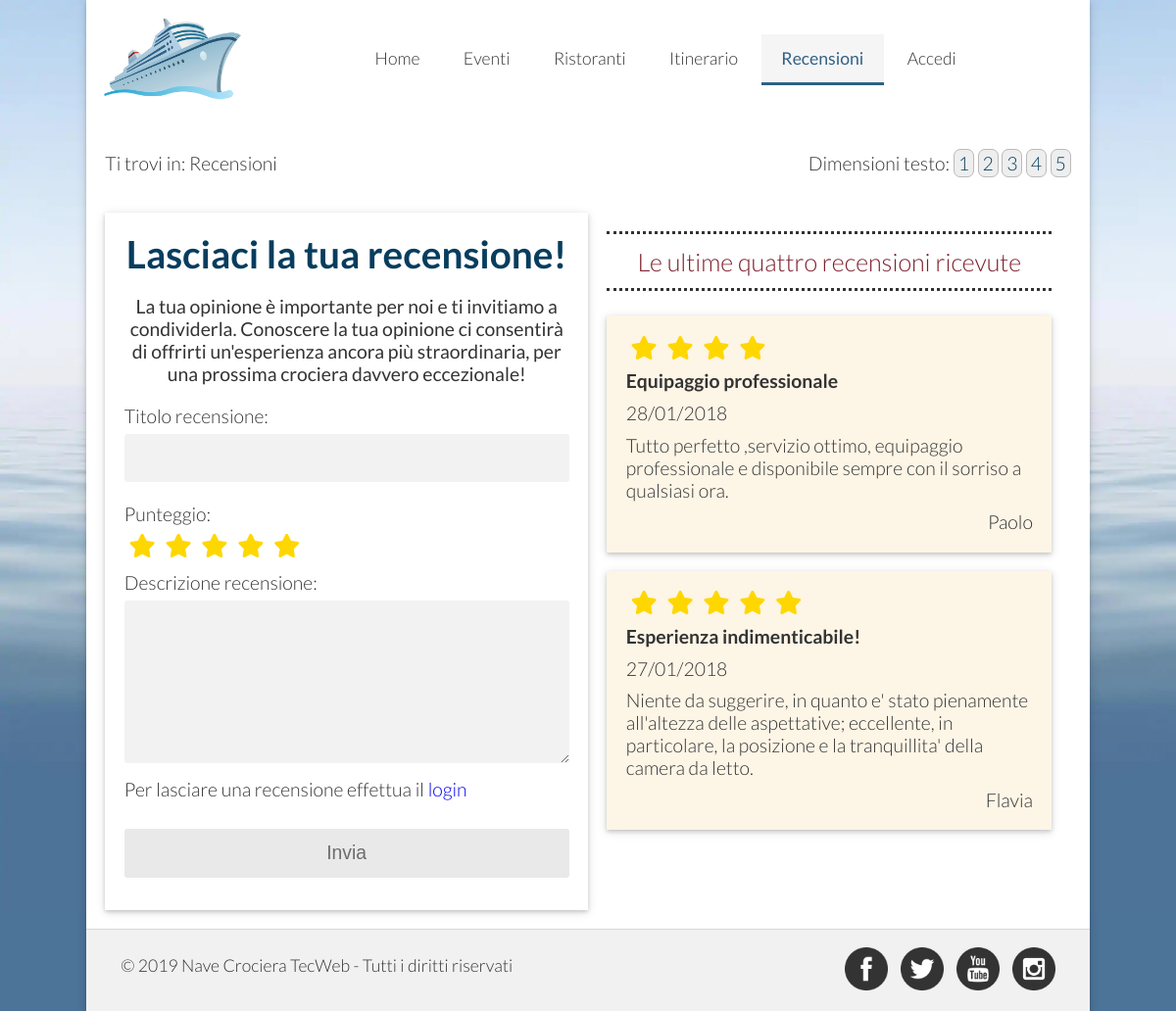
Page /recensioni.php on the committed database.
### tables this page shows
CREATE TABLE Recensioni (
	Id INT PRIMARY KEY NOT NULL AUTO_INCREMENT,
	Nome VARCHAR(30) NOT NULL,
	Titolo VARCHAR(50) NOT NULL,
	Punteggio INT NOT NULL,
	Descrizione TEXT,
	dataAttuale timestamp NOT NULL DEFAULT CURRENT_TIMESTAMP ON UPDATE CURRENT_TIMESTAMP
);

### dbaccess.php (called while the page is built, shortened)
<?php
class DBAccess {
	public $connection;
	public function openDBConnection()
	{
		$this->connection = mysqli_connect(static::HOST_DB,static::USERNAME,static::PASSWORD,static::DATABASE_NAME);
		return ($this->connection);
	}
	public function getRecensioni($n) {
		if($this->connection) {
			$n = mysqli_real_escape_string($this->connection,$n);
			$query = "SELECT * FROM Recensioni ORDER BY dataAttuale DESC LIMIT $n";
			$result = mysqli_query($this->connection,$query);
			return $result;
		}
		else
			return false;
	}
}
?>

### recensioni.php (the view, shortened to what this page needs)
<?php
require_once __DIR__ . DIRECTORY_SEPARATOR . "dbaccess.php";
$login = isset($_SESSION["email"]);
$page_title="Lasciaci la tua recensione!";
$page_subtitle="La tua opinione è importante per noi e ti invitiamo a condividerla. Conoscere la tua opinione ci consentirà di offrirti un'esperienza ancora più straordinaria, per una prossima crociera davvero eccezionale!";
$titolo="";
$descrizione="";
$dbAccess = new DBAccess();
$dbOpen = $dbAccess->openDBConnection();
$cerror=false;
$htmlRecensioni=array();
if($dbOpen)
{
  $erroreRecensioni = "";
  $result = $dbAccess->getRecensioni(4);
  if(!$result)
  {
    $erroreRecensioni="<div><p>Nessuna recensione trovata</p></div>";
  }
  else
  {
    $htmlRecensioni = array();
    $j=0;
    while($row = mysqli_fetch_assoc($result))
    {
      $timestamp = strtotime($row["dataAttuale"]);
      $data = date('d/m/Y', $timestamp);
      $stelle =  $row['Punteggio'];
      $htmlStelle = "";
      for ($i = 0; $i < $stelle; $i++)
      {
        $htmlStelle = $htmlStelle.'<span class="iconaStella"></span>';
      }
      if($stelle > 1)
        $testoStelle = $stelle." stelle";
      else
        $testoStelle = $stelle." stella";
      $htmlRecensioni[$j] = '<div class="box-review">
          <div class="clearfix">
            <div class="fixedRating">
              '.$htmlStelle.'
              <span class="visuallyhidden">'.$testoStelle.'</span>
            </div>
          </div>
          <h1 class="title-review">'.$row["Titolo"].'</h1>
          <p class="data-review">'.$data.'</p>
          <p class="descr-review">'.$row["Descrizione"].'</p>
          <p class="author-review">'.$row["Nome"].'</p>
        </div>';
        $j++;
     }
  }
  $titolo="";
  $descrizione = "";
}
else
{
  $page_title="Servizio non disponibile";
  $page_subtitle="Ci scusiamo del disagio e consigliamo di riprovare più tardi.";
  $cerror=true;
}
?>
<!DOCTYPE html PUBLIC "-//W3C//DTD XHTML 1.0 Strict//EN" "http://www.w3.org/TR/xhtml1/DTD/xhtml1-strict.dtd">
<html xmlns="http://www.w3.org/1999/xhtml" xml:lang="it" lang="it">
<head>
   <link type="text/css" rel="stylesheet" href="css/style.css" media="screen" />
   <link type="text/css" rel="stylesheet" href="css/max-768px.css" media="screen and (max-width:768px)" />
   <link type="text/css" rel="stylesheet" href="css/max-480px.css" media="handheld, screen and (max-width:480px), only screen and (max-device-width:480px)" />
   <link type="text/css" rel="stylesheet" href="css/stampa.css" media="print" />
</head>
<body>
   <div id="header">
      <img id="img_logo" src="img/ship.png" alt="Logo del sito" />
      <div id="nav">
         <div id="menu-content">
            <ul>
               <li><a href="home.php"><span xml:lang="en">Home</span></a></li>
               <li><a href="eventi.php">Eventi</a></li>
               <li><a href="ristoranti.php">Ristoranti</a></li>
               <li><a href="itinerario.php">Itinerario</a></li>
               <li class="current_page">Recensioni</li>
               <?php
                 if($login) {
                   echo '<li><a href="account.php"><span xml:lang="en">Account</span></a></li>';
                 } else {
                   echo '<li><a href="login.php">Accedi</a></li>';
                 }
               ?>
            </ul>
         </div>
      </div>
   </div>
   <div id="main">
    <div id="fixBanner">
			<p id="breadcrumb">Ti trovi in: Recensioni</p>
			<div id="resize" class="clearfix">Dimensioni testo:
				<div>
					<a href="javascript: setFontSize(1)">1</a>
					<a href="javascript: setFontSize(2)">2</a>
					<a href="javascript: setFontSize(3)">3</a>
					<a href="javascript: setFontSize(4)">4</a>
					<a href="javascript: setFontSize(5)">5</a>
				</div>
			</div>
		</div>
      <div class="clearfix">
         <div class="column left">
               <h1 id="title"><?php echo $page_title?></h1>
               <p><?php echo $page_subtitle?></p>
               <form id="contact" method="post" action="recensioni.php" onsubmit="return checkReview()">
                 <div>
                  <label for="title_review">Titolo recensione:</label><span class="asterisk"></span>
                  <input type="text" name="title" id="title_review"  onblur="saveRating()" value="<?php echo $titolo?>"/>
                </div>
                  <div>
                     <fieldset class="rating">
                        <legend>Punteggio: <span class="asterisk"></span></legend>
                        <label for="star1"><span class="iconaStella"></span><span class="visuallyhidden">1 stella</span></label>
                        <label for="star2"><span class="iconaStella"></span><span class="visuallyhidden">2 stelle</span></label>
                        <label for="star3"><span class="iconaStella"></span><span class="visuallyhidden">3 stelle</span></label>
                        <label for="star4"><span class="iconaStella"></span><span class="visuallyhidden">4 stelle</span></label>
                        <label for="star5"><span class="iconaStella"></span><span class="visuallyhidden">5 stelle</span></label>
                     </fieldset>
                  </div>
                  <div>
                    <label for="review">Descrizione recensione:</label><span class="asterisk"></span>
                    <textarea name="review" id="review" rows="8" cols="60"  onblur="saveRating()"><?php echo $descrizione?></textarea>
                  </div>
									<div><?php
										 if($login) {
											 echo '<p>Stai lasciando una recensione come '.$_SESSION["nome"].'.</p>';
										 }
										 else {
											 echo '<p>Per lasciare una recensione effettua il <a href="login.php" xml:lang = "en">login</a></p>';
										 }
									?></div>
                  <div>
                    <input type="submit" name="submit" value="Invia" <?php if(!$login||$cerror){ echo 'disabled="disabled"';}?>/>
                  </div>
               </form>
         </div>
         <div class="column right">
           <p id='lastReview'>Le ultime quattro recensioni ricevute</p>
            <?php
             if(isset($erroreRecensioni) && $erroreRecensioni!="")
             {
                 echo $erroreRecensioni;
             }
             else
             {
                foreach ($htmlRecensioni as $recensione)
                  echo $recensione;
             }
	          ?>
         </div>
      </div>
   </div>
   <div id="footer">
      <p>© 2019 Nave Crociera <span xml:lang="en">TecWeb</span> - Tutti i diritti riservati</p>
      <div>
         <a href="https://www.facebook.com/CostaCrociere"><img class="social" src="img/fb.png" xml:lang = "en" alt="Facebook"/></a>
         <a href="https://twitter.com/costacrociere"><img class="social" src="img/tw.png" xml:lang = "en" alt="Twitter"/></a>
         <a href="https://www.youtube.com/costacrociere"><img class="social" src="img/yt.png" xml:lang = "en" alt="YouTube"/></a>
         <a href="https://www.instagram.com/costacruisesofficial/"><img class="social" src="img/ig.png" xml:lang = "en" alt="Instagram"/></a>
      </div>
   </div>
  </body>
</html>

### css/style.css (style rules this page uses)
* { margin: 0; padding: 0; font-size: 1.0em; }
body { font-family: 'Lato', sans-serif; font-weight: 300; font-size: 110%; color: #333333; max-width: 1024px; margin: auto; background: #4c7398 url(../img/bg.jpg) no-repeat center top; background-size: 100% auto; box-shadow: 0 2px 4px 0 rgba(0,0,0,0.16), 0 2px 10px 0 rgba(0,0,0,0.12); }
#header, #main, #footer { display: block; background-color: white; }
a { text-decoration: none; }
#header { position: fixed; width: 100%; padding: 1em 0; max-width: 1024px; transition: 0.4s; z-index: 3; }
#img_logo { float: left; padding-left: 1em; width: 8em; transition: 0.4s; }
#nav { text-align: center; padding-top: 1em; }
#nav ul li { display: inline-block; padding: 0.8em 2% 0.8em 2%; }
#nav a { color: inherit; text-decoration: none; }
#nav li:hover, .current_page { border-bottom: 3px solid #2F6284; background-color: #f6f5f6; color: #2F6284; }
#nav .current_page { font-weight: 400; }
#main { padding: 1em; overflow: hidden; }
.column { float: left; padding: 1em; box-sizing: border-box; }
.left { width: 50%; box-shadow: 0 2px 4px 0 rgba(0,0,0,0.16),0 2px 10px 0 rgba(0,0,0,0.12); }
.right { width: 50%; }
.clearfix::after { content: ""; clear: both; display: table; }
.left > p { text-align: center; font-weight: 400; padding: 1em 0; }
#contact { margin: 0 auto; }
input, textarea, .rating { margin-top: 0.4em; margin-bottom: 0.7em; }
.rating legend { margin-bottom: 0.4em; }
input[type=text], input[type=password], input[type="number"] { width: 100%; box-sizing: border-box; background-color: #f2f2f2; border: none; border-radius: 3px; color: #5a5656; font-weight: inherit; height: 2.5em; padding: 0px 0.7em; }
textarea { width: 100%; box-sizing: border-box; background-color: #f2f2f2; border: none; border-radius: 3px; color: #5a5656; font-weight: inherit; padding: 0.7em; }
input[type=submit] { width: 100%; box-sizing: border-box; margin-top: 1.5em; background-color: #1E76BE; border: none; border-radius: 3px; color: #fff; cursor: pointer; padding: 0.7em; -webkit-appearance: none; }
input[disabled=disabled] { color: #6d6d6d; background-color: #e9e9e9; }
.rating, .fixedRating { border: none; }
.iconaStella::before { margin: 0.2em; font-size: 1.25em; font-family: FontAwesome; content: "\f005"; }
.rating > label { color: #FFD700; float: left; cursor: pointer; }
.rating > input:checked ~ label { color: #ddd; }
.rating > input:checked + label { color: #FFD700; }
.fixedRating > span { color: #FFD700; }
#lastReview { text-align: center; font-size: 1.3em; border-top: 3px dotted; border-bottom: 3px dotted; color: #7E202D; border-color: #333333; padding: 0.5em; margin-bottom: 1em; }
.box-review { margin-bottom: 1em; padding: 1em; background-color: #FDF5E6; box-shadow: 0 2px 4px 0 rgba(0,0,0,0.16),0 2px 10px 0 rgba(0,0,0,0.12)!important; }
.title-review, .data-review, .descr-review, .author-review { padding-top: 0.5em; }
.author-review { text-align: right; }
#fixBanner { padding-top: 7em; padding-bottom: 1em; }
#title, #subtitle { text-align: center; font-size: 2em; }
#title { color: #073D5E; }
#breadcrumb { float: left; padding-bottom: 1em; }
#resize { visibility: hidden; text-align: right; }
#resize div { display: inline; }
#resize a { font-weight: 300; color: #053D5D; background-color: #eee; padding: 0.1em 0.2em 0.1em 0.2em; border: 1px solid #bbb; border-radius: 7px; }
#footer { border-top: 1px solid #d8d8d8; background-color: #f1f1f1; padding: 1em 2em; text-align: center; }
#footer p { padding-top: 0.5em; float: left; }
#footer div { text-align: right; }
#footer .social { cursor: pointer; padding-left: 1%; width: 2.5em; }

### css/max-768px.css (style rules this page uses)
#img_logo { display: none; }
#fixBanner { padding-top: 6em; padding-bottom: 0em; }
.column { width: 100%; }
.left { box-shadow: none; }
#footer { padding: 1em; }
#footer p { font-size: 0.9em; float: none; padding-bottom: 1em; }
#footer div { text-align: center; }

### css/stampa.css (style rules this page uses)
* { padding: 0; margin: 0; }
html, body { font-family: Georgia, 'Times New Roman', serif; text-align: center; }
#header, #footer, #small_header, #breadcrumb,#resize, #ship-facts .icon, #myModal, #backtoTop, #filter_bar, .event_cards button, #warning, .left, #login, #logout, #edit-form .tasti_form { display: none; }
#title, #subtitle { margin: 0.5em; }
.box-review { border: 1px solid black; margin-top: 2em; }
.box-review h1, .box-review p { margin: 0 0.5em 0.5em 0.5em; }
.title-review { font-size: 1.5em; }
#edit-form input, textarea { font-family: inherit; border: none; font-size: 18px; }

### rows in the picture
recensioni: Titolo "Equipaggio professionale", dataAttuale "28/01/2018", Descrizione "Tutto perfetto ,servizio ottimo, equipaggio professionale e disponibile sempre con il sorriso a qualsiasi ora.", Nome "Paolo"
recensioni: Titolo "Esperienza indimenticabile!", dataAttuale "27/01/2018", Descrizione "Niente da suggerire, in quanto e' stato pienamente all'altezza delle aspettative; eccellente, in particolare, la posizione e la tranquillita' della camera da letto.", Nome "Flavia"

### other values in the picture
$page_title "Lasciaci la tua recensione!"
